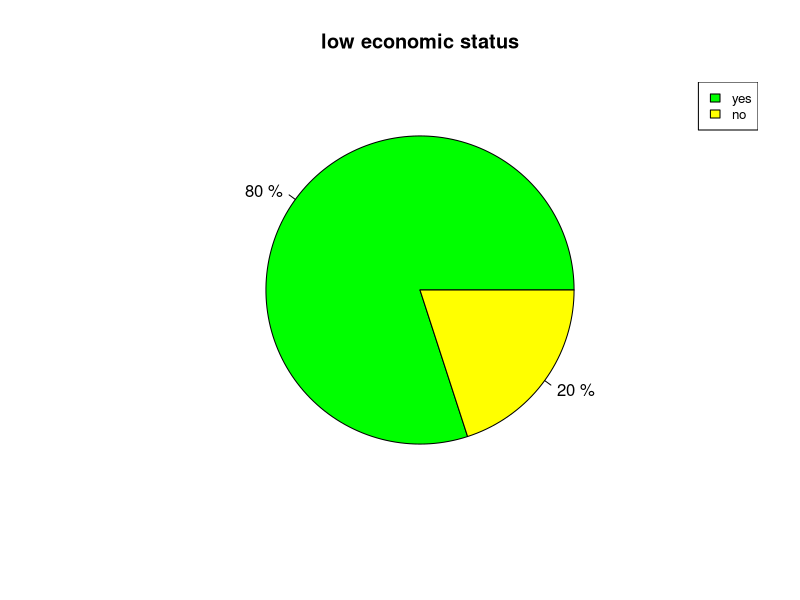
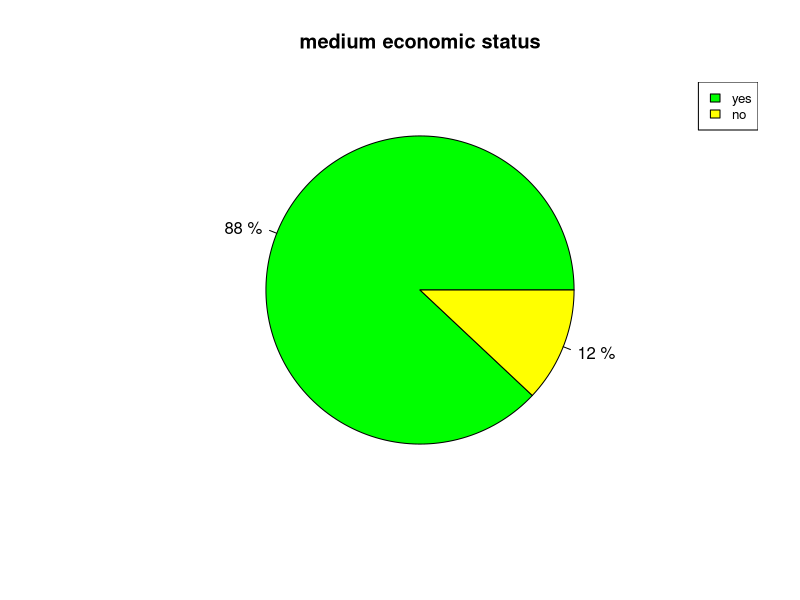
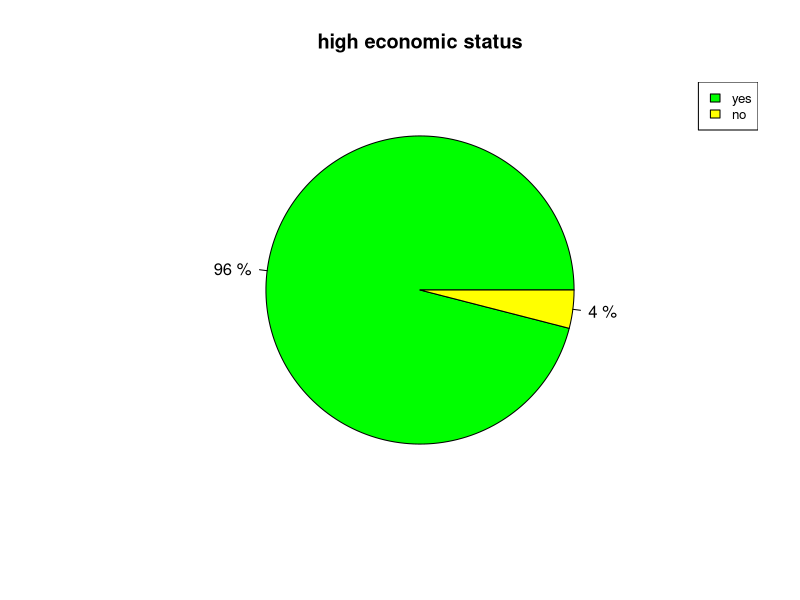
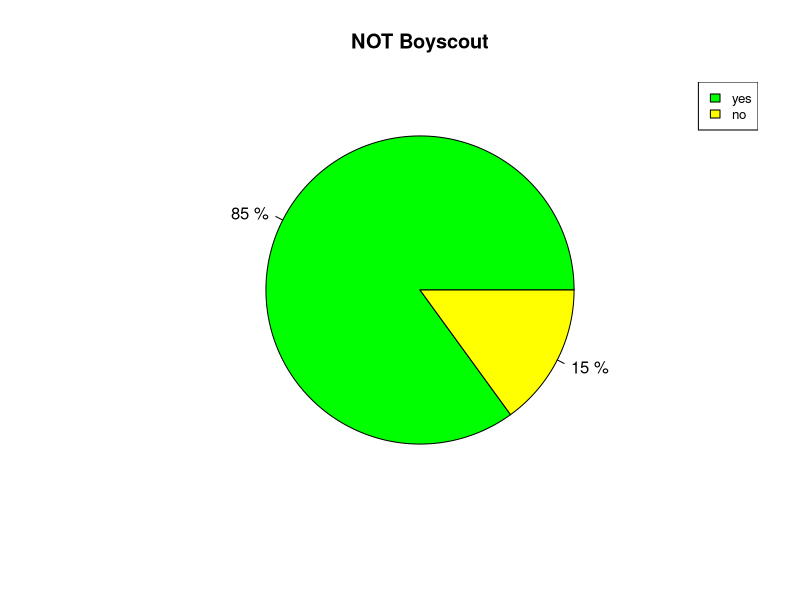
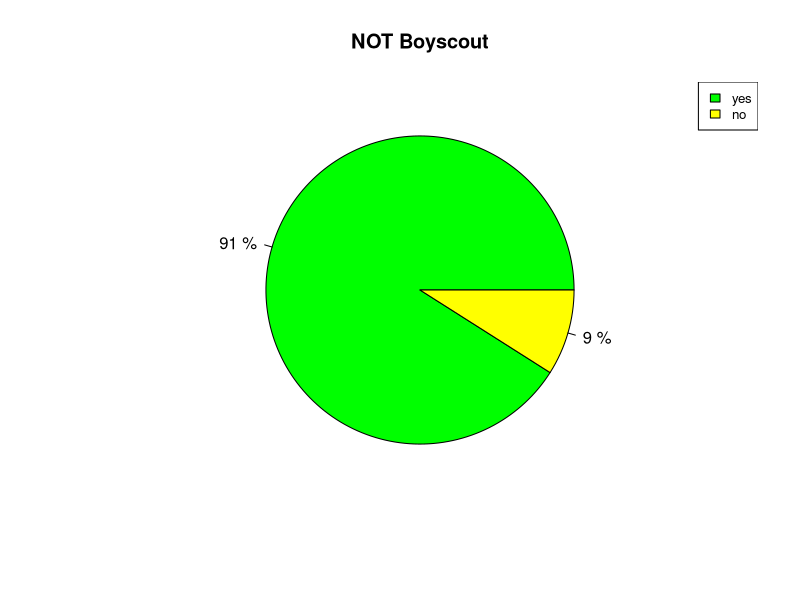
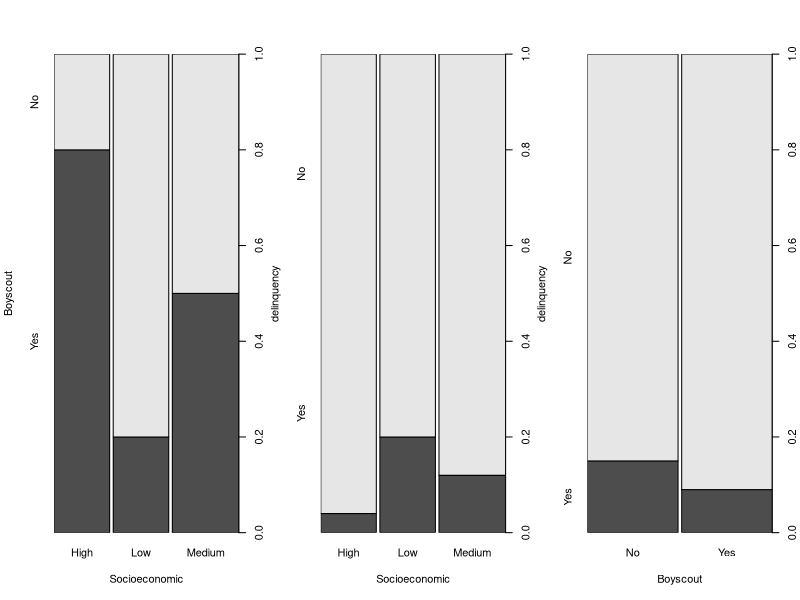

R code for these plots, in order:

# create data
Socio_tab <- c(rep("Low",4), rep("Medium",4), rep("High",4))
Boyscout_tab <- rep(c(rep("Yes",2),rep("No",2)),3)
delinquency_tab <- rep(c("Yes","No"),6)
frequency <- c(10,40,40,160,18,132,18,132,8,192,2,48)
Socioeconomic <- factor(c(rep(Socio_tab[1:12],frequency[1:12])))
Boyscout <- factor(c(rep(Boyscout_tab[1:12],frequency[1:12])))
delinquency <- factor(c(rep(delinquency_tab[1:12],frequency[1:12])))

# Descriptive Statistics

## Socio_tab
Socio_low <- which(Socioeconomic == 'Low')
Socio_medium <- which(Socioeconomic == 'Medium')
Socio_high <- which(Socioeconomic == 'High')
## Boyscout_tab
Boyscout_yes <- which(Boyscout == 'Yes')
Boyscout_no <- which(Boyscout == 'No')


labels <- c("yes", "no")

### Socioeconomic
x = table(delinquency[Socio_low])
piepercent <- round(100*x/sum(x), 1)
pie(x,labels=paste(piepercent,"%"),main = "low economic status",col= c('green','yellow'))
legend("topright", labels, cex = 0.8, fill = c('green','yellow'))

x = table(delinquency[Socio_medium])
piepercent <- round(100*x/sum(x), 1)
pie(x,labels=paste(piepercent,"%"),main = "medium economic status",col= c('green','yellow'))
legend("topright", labels, cex = 0.8, fill = c('green','yellow'))

x = table(delinquency[Socio_high])
piepercent <- round(100*x/sum(x), 1)
p1 <- pie(x,labels=paste(piepercent,"%"),main = "high economic status",col= c('green','yellow'))
legend("topright", labels, cex = 0.8, fill = c('green','yellow'))

### Boyscout
x = table(delinquency[Boyscout_no])
piepercent <- round(100*x/sum(x), 1)
pie(x,labels=paste(piepercent,"%"),main = "NOT Boyscout",col= c('green','yellow'))
legend("topright", labels, cex = 0.8, fill = c('green','yellow'))

x = table(delinquency[Boyscout_yes])
piepercent <- round(100*x/sum(x), 1)
pie(x,labels=paste(piepercent,"%"),main = "NOT Boyscout",col= c('green','yellow'))
legend("topright", labels, cex = 0.8, fill = c('green','yellow'))


options(repr.plot.width=8, repr.plot.height=3)
par(mfrow=c(1,3))
plot(Socioeconomic,Boyscout,xlab="Socioeconomic",ylab="Boyscout")
plot(Socioeconomic,delinquency,xlab="Socioeconomic",ylab="delinquency")
plot(Boyscout,delinquency,xlab="Boyscout",ylab="delinquency")

library(MASS)
logit.fit1 <- glm(delinquency~Boyscout+Socioeconomic, family = binomial("logit"))
summary(logit.fit1)


step(logit.fit1,direction = "backward")$anova

logit.fit2 <- glm(delinquency~Socioeconomic, family = binomial("logit"))
summary(logit.fit2)

confint(logit.fit2)

exp(confint(logit.fit2))

exp(logit.fit2$coefficients)
